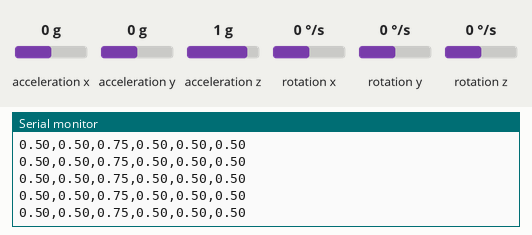
Bench run of a sketch on a simulated Arduino Uno, built with avr-gcc and run on an emulated ATmega328P. On the bench: the last lines printed to the serial monitor. Inputs (shaded band) come from the test bench; at power-on: acceleration x 0 g, acceleration y 0 g, acceleration z 1 g, rotation x 0 °/s, rotation y 0 °/s, rotation z 0 °/s. No radio packets arrive unless stated.

Above: at 3.2 s.
3.3 s: acceleration x set to -1.4 g
At 4.4 s:
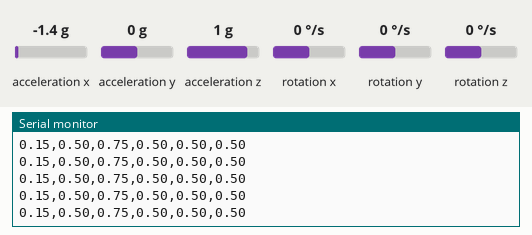
4.8 s: acceleration y set to -1.4 g
At 5.6 s:
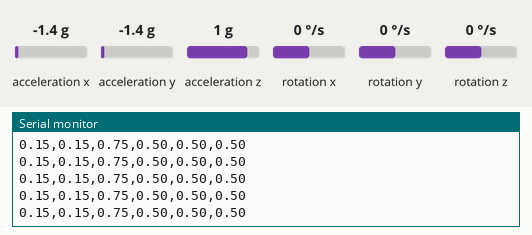
7.8 s: acceleration z set to -1.4 g
At 8.4 s:
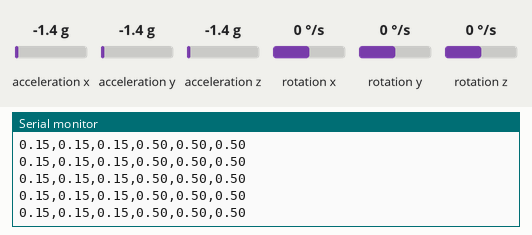
9.3 s: rotation x set to -192 °/s
At 10.4 s:
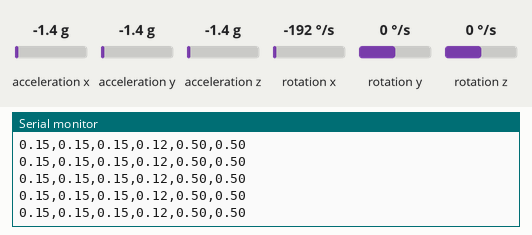
10.8 s: rotation y set to -192 °/s
At 11.9 s:
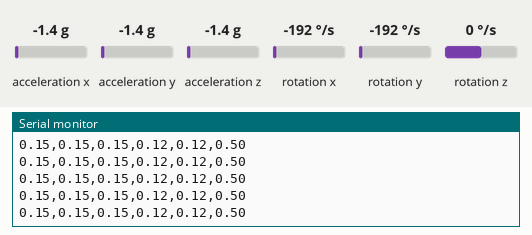

Measured:
- after the input at 3.3 s, the serial monitor: prints a new line at once (image 1)
- after the input at 4.8 s, the serial monitor: prints a new line at once (image 2)
- after the input at 7.8 s, the serial monitor: prints a new line at once (image 3)
- after the input at 9.3 s, the serial monitor: prints a new line at once (image 4)
- after the input at 10.8 s, the serial monitor: prints a new line at once (image 5)

The sketch:

send_mpu.ino
```cpp
#include <SPI.h>
#include "RF24.h"
#include "I2Cdev.h"
#include "MPU6050.h"

RF24 myRadio (7, 8);
byte addresses[][6] = {"0"};

MPU6050 sensor;
int ax, ay, az;
int gx, gy, gz;


struct package
{
  double Ax, Ay, Az;
  double Gx,Gy,Gz;

};


typedef struct package Package;
Package data;


void setup()
{
  Serial.begin(115200);
  Wire.begin();           //Iniciando I2C
  sensor.initialize();    //Iniciando el sensor

  if (sensor.testConnection()) Serial.println("Sensor iniciado correctamente");
  else Serial.println("Error al iniciar el sensor");
  delay(1000);
  myRadio.begin();
  myRadio.setChannel(115);
  myRadio.setPALevel(RF24_PA_MAX);
  myRadio.setDataRate( RF24_250KBPS ) ;
  myRadio.openWritingPipe( addresses[0]);
  delay(1000);
}

void loop()
{
  // Leer las aceleraciones y velocidades angulares
  sensor.getAcceleration(&ax, &ay, &az);
  sensor.getRotation(&gx, &gy, &gz);


  myRadio.write(&data, sizeof(data));
  data.Ax = (ax+32768)/(65535.0);
  data.Ay = (ay+32768)/(65535.0);
  data.Az = (az+32768)/(65535.0);
  data.Gx = (gx+32768)/(2*32768.0);
  data.Gy = (gy+32768)/(2*32768.0);
  data.Gz = (gz+32768)/(2*32768.0);
  Serial.print(data.Ax);Serial.print(',');
  Serial.print(data.Ay);Serial.print(',');
  Serial.print(data.Az);Serial.print(',');
  Serial.print(data.Gx);Serial.print(',');
  Serial.print(data.Gy);Serial.print(',');
  Serial.println(data.Gz);

  delay(1);

}
```
